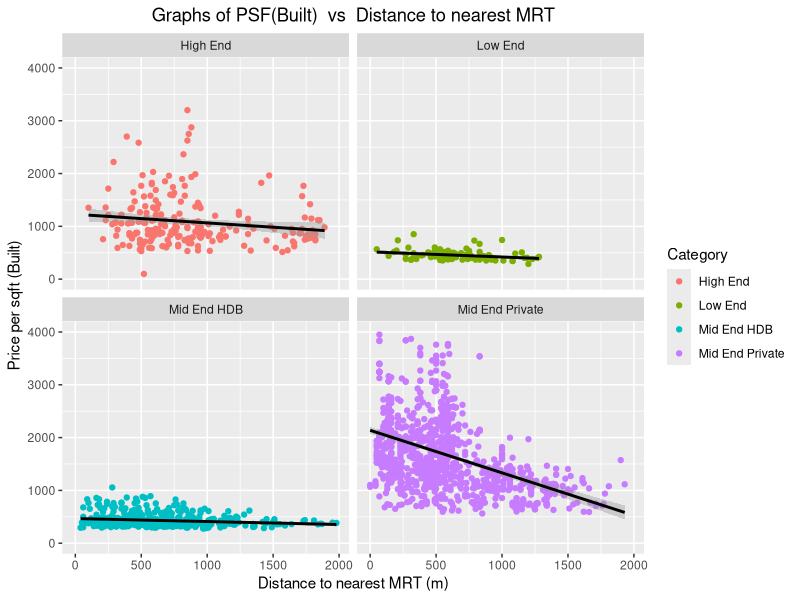

Source code (R):
## ---- chunk 1
require(magrittr)
require(dplyr)
require(mice)

srxData <- read.csv("srx_team_6.csv", stringsAsFactors = TRUE)
srxData$X <- NULL # Gets rid of row indices
na_count <-sapply(srxData, function(y) sum(is.na(y)))
na_count

# Asking: (1) Assigned "NA" to observations with no asking price, and (2) added a new column that indicates which observations have an asking price and which do not.
suppressWarnings(srxData$Asking <- ifelse(srxData$Asking=="View to offer", NA, as.numeric(gsub(",", "", gsub("\\$", "", srxData$Asking)))))
srxData$AskingAvail <- !is.na(srxData$Asking)

# PSF: Added two new columns to differentiate PSF price (land basis) and PSF price (built-up basis).
srxData$PSFLand <- as.numeric(gsub(".*[(]Built-up[)].*", "", gsub(",", "", gsub(".*\\$([0-9,]+(?=\\s+psf\\s+[(]Land[)])).*", "\\1", srxData$PSF, perl = TRUE))))
srxData$PSFBuilt <- as.numeric(gsub(".*[(]Land[)].*", "", gsub(",", "", gsub(".*\\$([0-9,]+(?=\\s+psf\\s+[(]Built-up[)])).*", "\\1", srxData$PSF, perl = TRUE))))

# Model: Closed unclosed round brackets in the data.
srxData$Model <- factor(gsub("(?!.*[)])([(].*+)", "\\1)", srxData$Model, perl = TRUE))

# District & HDB.Town: Manually assign a HDB.Town to the sole observation with an NA in both "District" and "HDB Town"
srxData[which((is.na(srxData$HDB.Town) == TRUE) & (is.na(srxData$District) == TRUE)),]$HDB.Town <- "Queenstown"

# Developer
  srxData$Developer <- factor(toupper(gsub("(?i)limited(?-i)", "LTD", srxData$Developer)))
  srxData$Developer <- factor(gsub("[(]*(?i)PRIVATE[)]*(?-i)", "PTE", srxData$Developer, perl = TRUE))
  srxData$Developer <- factor(gsub("(BUKI SEMABWANG ESTATES LTD)|(BUKIT SEMABWANG ESTATES LTD)", "BUKIT SEMBAWANG ESTATES LIMITED", srxData$Developer))
  srxData$Developer <- factor(gsub("CITY DEVELOPMENT LTD", "CITY DEVELOPMENTS LTD", srxData$Developer))
  srxData$Developer <- factor(gsub("ORGANISATION", "ORGANIZATION", srxData$Developer))
  srxData$Developer <- factor(gsub("FAIRVIEW DEVELOPMENT PTE LTD", "FAIRVIEW DEVELOPMENTS PTE LTD", srxData$Developer))
  srxData$Developer <- ifelse(grepl("HDB",srxData$Property.Type),
                                      "HOUSING DEVELOPMENT BOARD",srxData$Developer)

# Floor
srxData$Floor <- addNA(srxData$Floor)
levels(srxData$Floor) <- ifelse(grepl("01",levels(srxData$Floor)),"GROUND",levels(srxData$Floor))

# Area: (1) Introduced a conversion factor for converting sqm to sqft, and (2) added two new columns to differentiate area (land basis) and area (built-up basis).
sqmToSqftConvFactor <- 10.7639
srxData$AreaLand <- ifelse(grepl("sqft",srxData$Area)|
                             is.na(srxData$Area),
                           as.numeric(gsub(".*(([(]Built-up[)])|(sqm)).*", "", gsub(",", "", gsub("^.*(\\s|^)([0-9,]+(?=\\s+sqft\\s+[(]Land[)])).*", "\\2", srxData$Area, perl = TRUE)))), 
                           as.numeric(gsub(".*(([(]Built-up[)])|(sqft)).*", "", gsub(",", "", gsub("^.*(\\s|^)([0-9,]+(?=\\s+sqm\\s+[(]Land[)])).*", "\\2", srxData$Area, perl = TRUE))))*sqmToSqftConvFactor)
srxData$AreaBuilt <- ifelse(grepl("sqft",srxData$Area)|
                              is.na(srxData$Area),
                            as.numeric(gsub(".*(([(]Land[)])|(sqm)).*", "", gsub(",", "", gsub("^.*(\\s|^)([0-9,]+(?=\\s+sqft\\s+[(]Built-up[)])).*", "\\2", srxData$Area, perl = TRUE)))), 
                            as.numeric(gsub(".*(([(]Land[)])|(sqft)).*", "", gsub(",", "", gsub("^.*(\\s|^)([0-9,]+(?=\\s+sqm\\s+[(]Built-up[)])).*", "\\2", srxData$Area, perl = TRUE))))*sqmToSqftConvFactor)

# Tenure
levels(srxData$Tenure) <- ifelse(grepl("Freehold",levels(srxData$Tenure)),"FREEHOLD",levels(srxData$Tenure))
levels(srxData$Tenure) <- ifelse(grepl("946 years from 01/01/1938",levels(srxData$Tenure)) | grepl("946 years from 23/06/1938",levels(srxData$Tenure)) | grepl("947 years from 05/10/1934",levels(srxData$Tenure)),"999 years",levels(srxData$Tenure))

# Furnish
srxData$Furnish <- addNA(srxData$Furnish)
## ---- chunk 2
require(ggplot2)
srxData$Category = ifelse(srxData$Property.Type %in% c("HDB 2 Rooms","HDB 3 Rooms"), "Low End", 
  ifelse(srxData$Property.Type %in% c("HDB 4 Rooms","HDB 5 Rooms","HDB Executive","HDB Jumbo"), "Mid End HDB", 
  ifelse(srxData$Property.Type %in% c("Apartment","Condominium"), "Mid End Private", "High End")))

ggplot(srxData,aes(x=Min.Distance, y=PSFBuilt, color=Category)) + geom_point() + facet_wrap(~Category) + geom_smooth(method='lm',formula=y~x, color="black") + ylim(0,4000) + theme(plot.title = element_text(hjust=0.5)) +
  labs(title="Graphs of PSF(Built)  vs  Distance to nearest MRT", x="Distance to nearest MRT (m)", y="Price per sqft (Built)")
## ---- chunk 3
summary(lm(formula = PSFBuilt ~ Min.Distance, data = srxData[srxData$Category=="Low End",]))[4]
summary(lm(formula = PSFBuilt ~ Min.Distance, data = srxData[srxData$Category=="Mid End HDB",]))[4]
summary(lm(formula = PSFBuilt ~ Min.Distance, data = srxData[srxData$Category=="Mid End Private",]))[4]
summary(lm(formula = PSFBuilt ~ Min.Distance, data = srxData[srxData$Category=="High End",]))[4]
